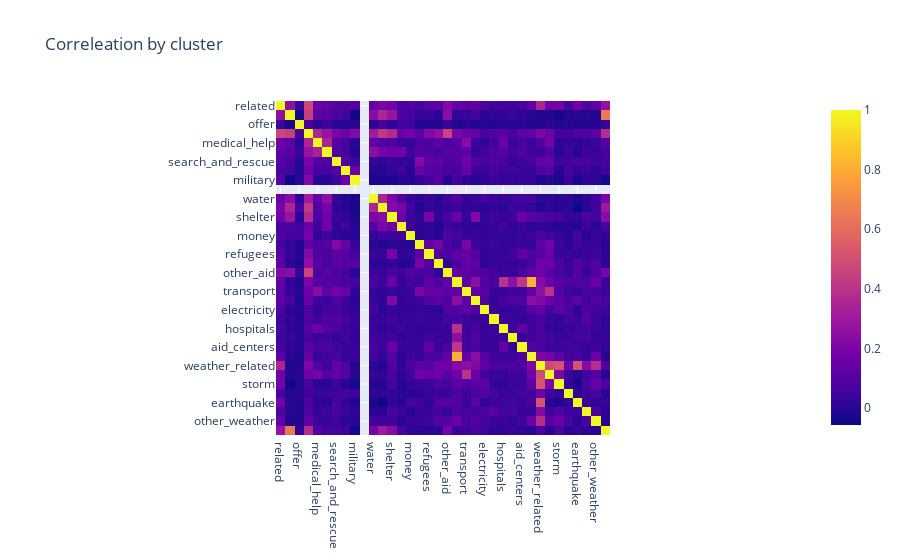

The notebook cell saved with this chart:
### Code cell
px.imshow(correlation, title="Correleation by cluster")

### Figure 1 — Plotly figure (JSON) as saved in the notebook; plotly's stock layout.template omitted (floating-point values rounded to 4 significant figures; data arrays with more than 128 entries replaced by an {"elided": "..."} marker saying what was removed)
{"data": [{"coloraxis": "coloraxis", "hovertemplate": "x: %{x}<br>y: %{y}<br>color: %{z}<extra></extra>", "type": "heatmap", "x": ["related", "request", "offer", "aid_related", "medical_help", "medical_products", "search_and_rescue", "security", "military", "child_alone", "water", "food", "shelter", "clothing", "money", "missing_people", "refugees", "death", "other_aid", "infrastructure_related", "transport", "buildings", "electricity", "tools", "hospitals", "shops", "aid_centers", "other_infrastructure", "weather_related", "floods", "storm", "fire", "earthquake", "cold", "other_weather", "direct_report"], "y": ["related", "request", "offer", "aid_related", "medical_help", "medical_products", "search_and_rescue", "security", "military", "child_alone", "water", "food", "shelter", "clothing", "money", "missing_people", "refugees", "death", "other_aid", "infrastructure_related", "transport", "buildings", "electricity", "tools", "hospitals", "shops", "aid_centers", "other_infrastructure", "weather_related", "floods", "storm", "fire", "earthquake", "cold", "other_weather", "direct_report"], "z": {"elided": "36x36 float values"}}], "layout": {"coloraxis": {"colorscale": [[0, "#0d0887"], [0.1111, "#46039f"], [0.2222, "#7201a8"], [0.3333, "#9c179e"], [0.4444, "#bd3786"], [0.5556, "#d8576b"], [0.6667, "#ed7953"], [0.7778, "#fb9f3a"], [0.8889, "#fdca26"], [1, "#f0f921"]]}, "title": {"text": "Correleation by cluster"}, "xaxis": {"constrain": "domain", "scaleanchor": "y"}, "yaxis": {"autorange": "reversed", "constrain": "domain"}}}
